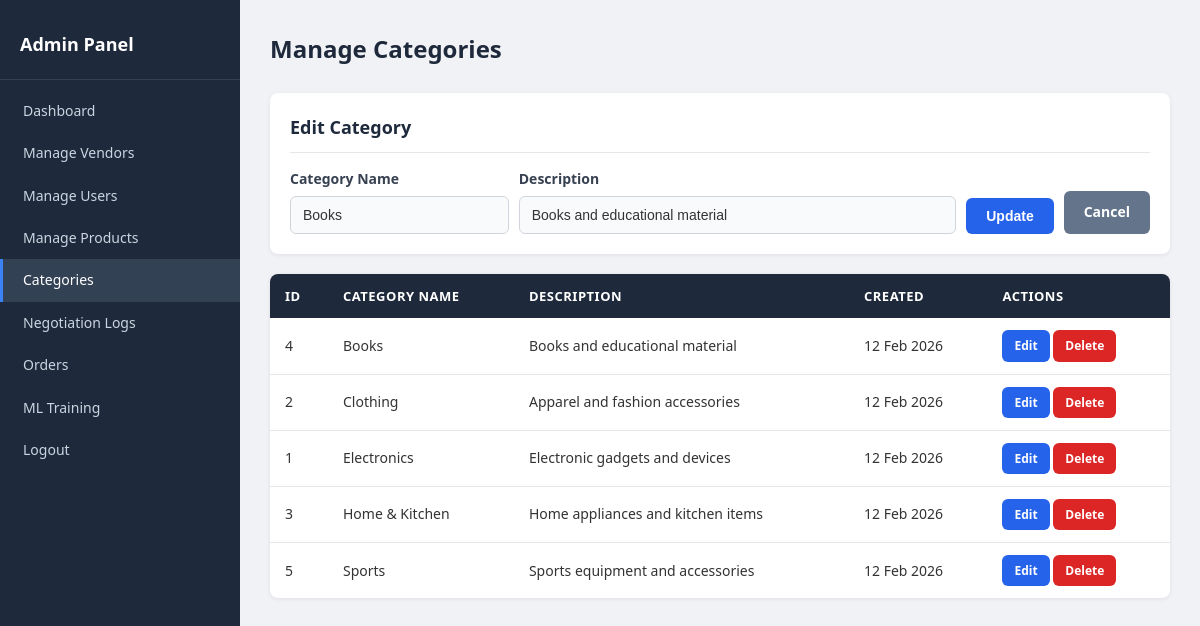
Page /admin/manage_categories.php?edit=4 (signed in) on the committed database.
### tables this page shows
CREATE TABLE categories (
    id INT AUTO_INCREMENT PRIMARY KEY,
    category_name VARCHAR(150) NOT NULL,
    category_description TEXT,
    created_at TIMESTAMP DEFAULT CURRENT_TIMESTAMP
);

### admin/manage_categories.php (the view, shortened to what this page needs)
<?php
require_once("../config/config.php");
$cat_query = "SELECT * FROM categories ORDER BY category_name";
$cat_result = mysqli_query($conn, $cat_query);
$edit_cat = null;
if (isset($_GET['edit'])) {
    $edit_id = mysqli_real_escape_string($conn, $_GET['edit']);
    $edit_result = mysqli_query($conn, "SELECT * FROM categories WHERE id='$edit_id'");
    $edit_cat = mysqli_fetch_assoc($edit_result);
}
?>
<!DOCTYPE html>
<html lang="en">
<head>
    <link rel="stylesheet" href="../assests/css/style.css">
</head>
<body>
<div class="page-wrapper">
    <div class="sidebar">
        <div class="sidebar-header">Admin Panel</div>
        <ul class="sidebar-menu">
            <li><a href="dashboard.php">Dashboard</a></li>
            <li><a href="manage_vendors.php">Manage Vendors</a></li>
            <li><a href="manage_users.php">Manage Users</a></li>
            <li><a href="manage_products.php">Manage Products</a></li>
            <li><a href="manage_categories.php" class="active">Categories</a></li>
            <li><a href="negotiation_logs.php">Negotiation Logs</a></li>
            <li><a href="orders.php">Orders</a></li>
            <li><a href="ml_training.php">ML Training</a></li>
            <li><a href="logout.php">Logout</a></li>
        </ul>
    </div>
    <div class="main-content">
        <div class="page-header">
            <h1>Manage Categories</h1>
        </div>
        <div class="card mb-20">
            <div class="card-header"><?php echo $edit_cat ? 'Edit Category' : 'Add New Category'; ?></div>
            <form method="POST" style="display:flex; gap:10px; align-items:flex-end; flex-wrap:wrap;">
                <div class="form-group" style="flex:1; min-width:200px; margin-bottom:0;">
                    <label>Category Name</label>
                    <input type="text" name="category_name" value="<?php echo $edit_cat ? htmlspecialchars($edit_cat['category_name']) : ''; ?>" required>
                </div>
                <div class="form-group" style="flex:2; min-width:200px; margin-bottom:0;">
                    <label>Description</label>
                    <input type="text" name="category_description" value="<?php echo $edit_cat ? htmlspecialchars($edit_cat['category_description']) : ''; ?>">
                </div>
                <?php if ($edit_cat) { ?>
                    <button type="submit" name="edit_category" class="btn btn-primary">Update</button>
                    <a href="manage_categories.php" class="btn btn-secondary">Cancel</a>
                <?php } else { ?>
                    <button type="submit" name="add_category" class="btn btn-success">Add Category</button>
                <?php } ?>
            </form>
        </div>
        <?php if (mysqli_num_rows($cat_result) > 0) { ?>
            <table class="data-table">
                <thead>
                    <tr>
                        <th>ID</th>
                        <th>Category Name</th>
                        <th>Description</th>
                        <th>Created</th>
                        <th>Actions</th>
                    </tr>
                </thead>
                <tbody>
                    <?php while ($cat = mysqli_fetch_assoc($cat_result)) { ?>
                        <tr>
                            <td><?php echo $cat['id']; ?></td>
                            <td><?php echo htmlspecialchars($cat['category_name']); ?></td>
                            <td><?php echo htmlspecialchars($cat['category_description']); ?></td>
                            <td><?php echo date('d M Y', strtotime($cat['created_at'])); ?></td>
                            <td>
                                <a href="manage_categories.php?edit=<?php echo $cat['id']; ?>" class="btn btn-primary btn-sm">Edit</a>
                                <a href="manage_categories.php?delete=<?php echo $cat['id']; ?>" class="btn btn-danger btn-sm" onclick="return confirm('Delete this category?')">Delete</a>
                            </td>
                        </tr>
                    <?php } ?>
                </tbody>
            </table>
        <?php } else { ?>
            <div class="card">
                <p class="text-center">No categories found.</p>
            </div>
        <?php } ?>
    </div>
</div>
</body>
</html>

### assests/css/style.css (style rules this page uses)
* { margin: 0; padding: 0; box-sizing: border-box; }
body { font-family: 'Segoe UI', Tahoma, Geneva, Verdana, sans-serif; background-color: #f0f2f5; color: #333; line-height: 1.6; }
a { text-decoration: none; color: #2563eb; }
.page-wrapper { display: flex; min-height: 100vh; }
.main-content { flex: 1; padding: 30px; }
.sidebar { width: 240px; background-color: #1e293b; color: #cbd5e1; min-height: 100vh; padding: 20px 0; }
.sidebar .sidebar-header { padding: 10px 20px 20px; font-size: 18px; font-weight: 700; color: #fff; border-bottom: 1px solid #334155; }
.sidebar .sidebar-menu { list-style: none; padding: 10px 0; }
.sidebar .sidebar-menu li a { display: block; padding: 10px 20px; color: #cbd5e1; font-size: 14px; transition: background-color 0.2s, color 0.2s; border-left: 3px solid transparent; }
.sidebar .sidebar-menu li a:hover, .sidebar .sidebar-menu li a.active { background-color: #334155; color: #fff; border-left-color: #3b82f6; }
.card { background-color: #fff; border-radius: 8px; padding: 20px; box-shadow: 0 1px 4px rgba(0,0,0,0.08); margin-bottom: 20px; }
.card-header { font-size: 18px; font-weight: 600; margin-bottom: 15px; padding-bottom: 10px; border-bottom: 1px solid #e5e7eb; color: #1e293b; }
.form-group { margin-bottom: 16px; }
.form-group label { display: block; margin-bottom: 5px; font-weight: 600; font-size: 14px; color: #374151; }
.form-group input, .form-group select, .form-group textarea { width: 100%; padding: 10px 12px; border: 1px solid #d1d5db; border-radius: 6px; font-size: 14px; color: #333; background-color: #f9fafb; transition: border-color 0.2s; }
.btn { display: inline-block; padding: 10px 20px; font-size: 14px; font-weight: 600; border: none; border-radius: 6px; cursor: pointer; text-align: center; transition: background-color 0.2s, transform 0.1s; }
.btn-primary { background-color: #2563eb; color: #fff; }
.btn-danger { background-color: #dc2626; color: #fff; }
.btn-secondary { background-color: #64748b; color: #fff; }
.btn-sm { padding: 6px 12px; font-size: 12px; }
.data-table { width: 100%; border-collapse: collapse; background-color: #fff; border-radius: 8px; overflow: hidden; box-shadow: 0 1px 4px rgba(0,0,0,0.08); }
.data-table thead { background-color: #1e293b; color: #fff; }
.data-table th { padding: 12px 15px; text-align: left; font-weight: 600; font-size: 13px; text-transform: uppercase; letter-spacing: 0.5px; }
.data-table td { padding: 12px 15px; border-bottom: 1px solid #e5e7eb; font-size: 14px; }
.data-table tbody tr:last-child td { border-bottom: none; }
.page-header { display: flex; justify-content: space-between; align-items: center; margin-bottom: 25px; }
.page-header h1 { font-size: 24px; color: #1e293b; font-weight: 700; }
.mb-20 { margin-bottom: 20px; }

### rows in the picture
categories: category_name "Books", category_description "Books and educational material", id "4", created_at "12 Feb 2026"
categories: id "2", category_name "Clothing", category_description "Apparel and fashion accessories", created_at "12 Feb 2026"
categories: id "1", category_name "Electronics", category_description "Electronic gadgets and devices", created_at "12 Feb 2026"
categories: id "3", category_name "Home & Kitchen", category_description "Home appliances and kitchen items", created_at "12 Feb 2026"
categories: id "5", category_name "Sports", category_description "Sports equipment and accessories", created_at "12 Feb 2026"
